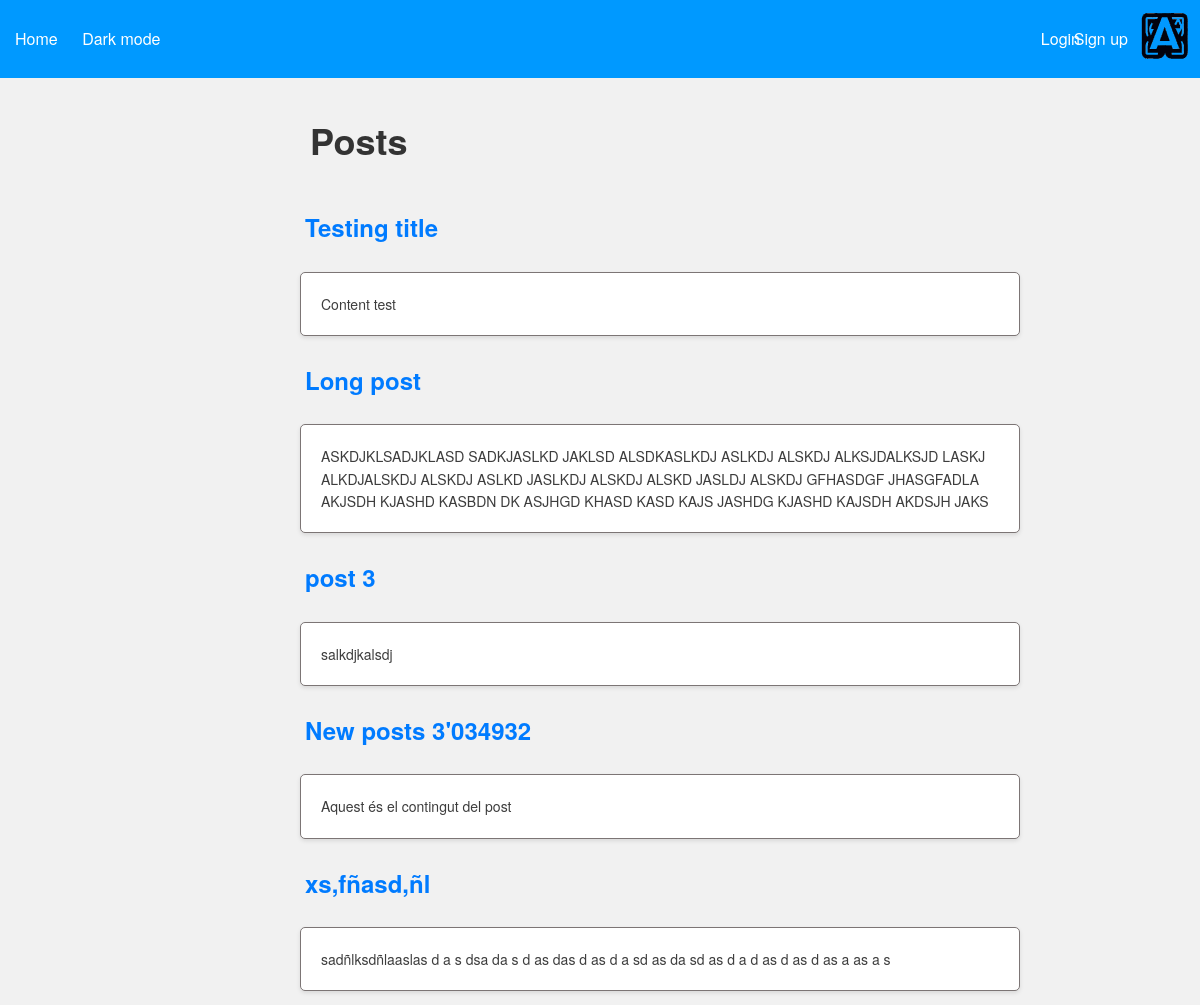
The app's page /, older data.
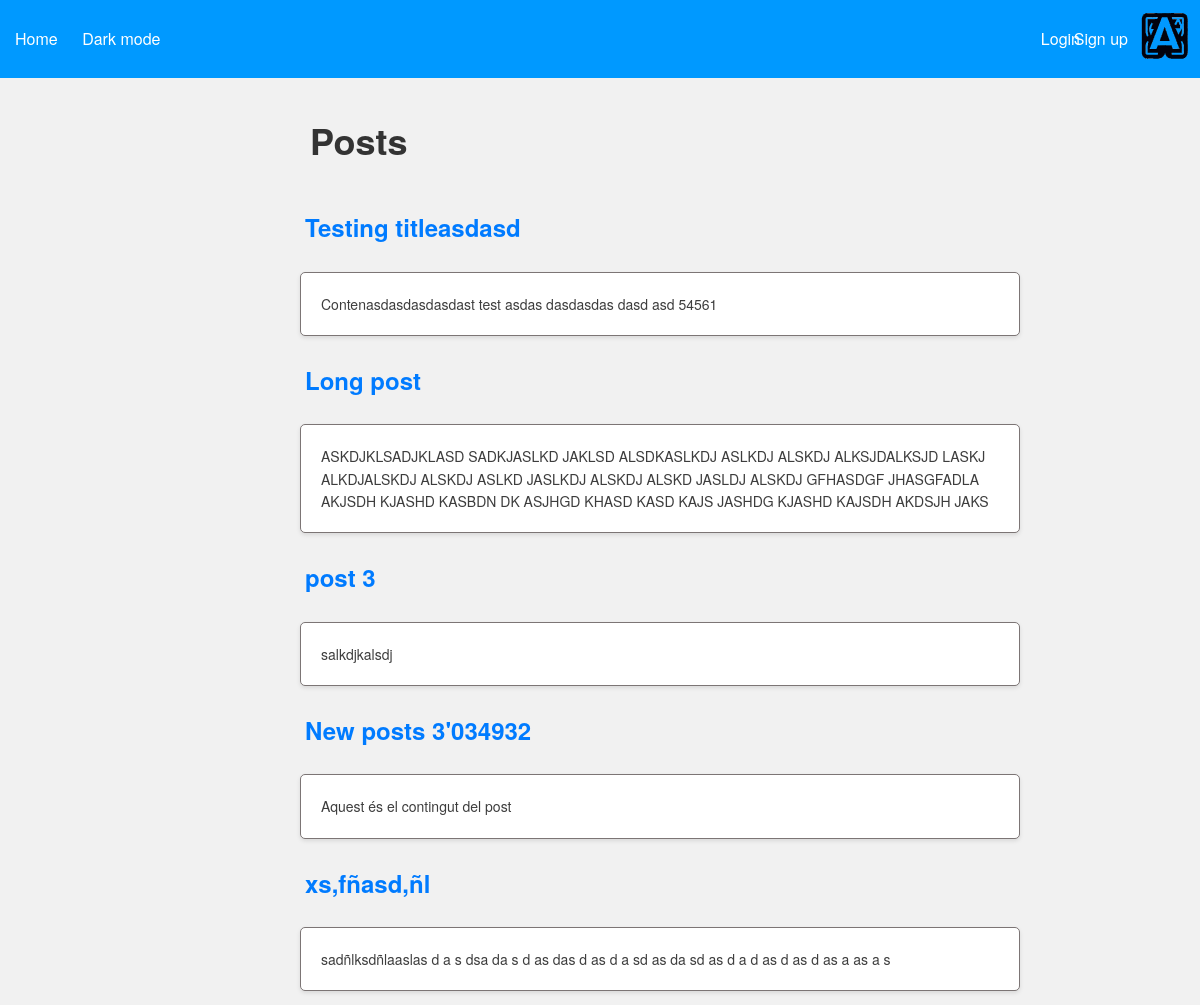
The same page, newer data.
### posts/models.py (models this page shows, shortened)
class Post(models.Model):
    title = models.CharField(max_length=70, blank=False, null=False)
    content = models.TextField(max_length=2000, blank=False, null=False)
    created_at = models.DateTimeField(auto_now_add=True)
    updated_at = models.DateTimeField(auto_now=True)
    author = models.ForeignKey(User, on_delete=models.CASCADE)
    def content_html(self):
        return mark_safe(self.content)

### posts/views.py (the view)
# urls.py: path('', views.post_list, name='posts_list'),
def post_list(request):
    posts = Post.objects.all().annotate(short_content=Concat(
        Substr('content', 1, 200), V('...')))
    return render(request, 'posts/posts_list.html', {'posts': posts})

### templates/posts/posts_list.html (shortened to what this page needs)
<!doctype html>
<html lang="en">
  <head>
  </head>
  <body>
    {% extends "base.html" %} {% block content %}
    <h1>
      Posts
    </h1>
    {% for post in posts %}
    <h2><a href="{% url 'post_detail' pk=post.pk %}">{{ post.title }}</a></h2>
    <p class="post" style="background-color: white; color: #3d3d3d">
      {{ post.content_html|safe|truncatewords:70}}
    </p>
    {% empty %}
    <p>No posts yet.</p>
    {% endfor %} {% endblock %}

Row changes from the older to the newer data that the page shows:
changed Post: title "Testing title" → "Testing titleasdasd"; content_html "Content test" → "Contenasdasdasdasdast test asdas dasdasdas dasd asd 54561"
